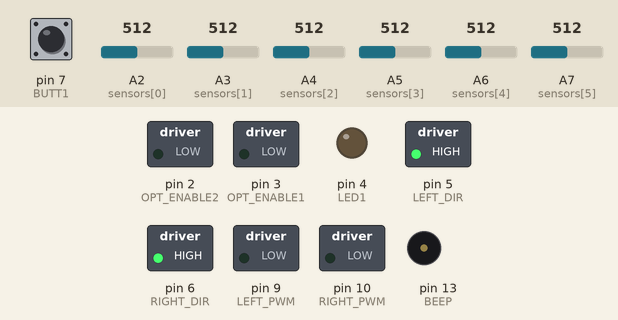
Recording of a sketch running on a simulated Arduino Nano, built with avr-gcc and run on an emulated ATmega328P. Parts: switched loads named in the sketch (green lamp = pin HIGH), output pins drawn as LEDs (lit = HIGH), buzzer (waves = sounding). The inputs (shaded band) are chosen by the test bench; at power-on: pin 7 (BUTT1) HIGH, A2 (sensors[0]) = 512, A3 (sensors[1]) = 512, A4 (sensors[2]) = 512, A5 (sensors[3]) = 512, A6 (sensors[4]) = 512, A7 (sensors[5]) = 512.

Above: at 0.8 s.
0.9 s: pin 7 (BUTT1) pulled LOW for 0.15 s
At 1.6 s:
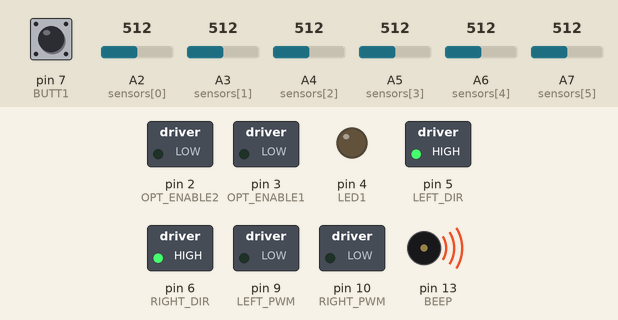
Timing chart, 0 to 4.7 s (numbered marks = the images above; inputs shaded):
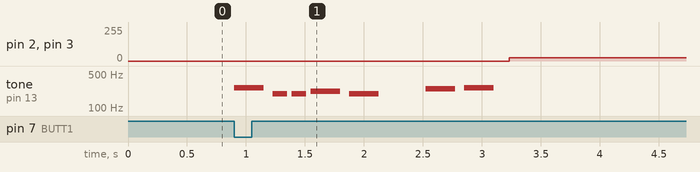

Measured:
- after the input at 0.9 s, pin 2 (OPT_ENABLE2), pin 3 (OPT_ENABLE1): 0/255 → 25/255 after 2.3 s; tone on pin 13 (BEEP): plays 262 Hz for 0.25 s, 196 Hz for 0.13 s, 196 Hz for 0.13 s, 220 Hz for 0.25 s, 196 Hz for 0.25 s, 247 Hz for 0.25 s … (7 notes in this stretch), starting at once

The sketch:

DogBot.ino
```cpp
/*
  Author : Simeon Simeonov
  Name : DogBot  Arduino project
  Two PID regulators fpr each wheel
  Ver: 1.0.0
*/
#include <Arduino.h>
#include <PWM.h>


#include "pitches.h"
#include <stdio.h> // for function sprintf

//--------------------- PIN definitions -----------
/*
  #define RIGHT_SIDE  A2
  #define RIGHT_FRONT A3
  #define DOHIO_LEFT  A4
  #define DOHIO_RIGHT A5
  #define LEFT_FRONT  A6
  #define LEFT_SIDE   A7
*/
//---------  Array index -------
#define RIGHT_SIDE  0
#define RIGHT_FRONT 1
#define DOHIO_LEFT  2
#define DOHIO_RIGHT 3
#define LEFT_FRONT  4
#define LEFT_SIDE   5

//----------  Motors --------
#define LEFT_PWM    9
#define RIGHT_PWM   10
#define LEFT_DIR    5
#define RIGHT_DIR   6


//--------------- LEDS -----------
#define LED1      4      // LED1

//-------------- SENSORS ---------
#define OPT_ENABLE1   3
#define OPT_ENABLE2   2

//-------------- Beep ----------
#define BEEP        13

//--------------  Buttons -----------
#define BUTT1     7
#define BUTT2     11

//-------------- Ultrasonic --------
#define TRIG      12
#define ECHO      A0

//----------------- IR --------------
#define IR_PIN    8

//-------------------------- Sensors and position -------------------------
#define SENSORS_NR  6
const unsigned int sensors[SENSORS_NR] = { A2, A3, A4, A5, A6, A7 }; //left-right

//--------------- Калибрираща константа ------------
#define CALLIBRATE  32000


//---------------- Състояние ---------
#define FORWARD    1
#define LEFT       2
#define RIGHT      3
#define BACK       4


///////////////////////////////////////////////////////////////////////////
//----------------------------------- PID ---------------------------------
///////////////////////////////////////////////////////////////////////////
#define PWM_FREQ      50000


//------------------   -------------
#define FRONT_DISTANCE       150     //200mm
#define SIDE_DISTANCE         100     //мм  - Разстояние за обръщане в старани

#define KP             4
#define KD             10
#define Ki           0.03
#define SPEED           110
#define ACQUIRE_SPEED  30


#define ATTACK_SPEED        200
#define COMBAT_SPEED        255
#define TURN_SPEED          220
#define BACK_SPEED          190
#define BREAK_SPEED         250


/////////////////////////////////////////////////////////////////////////
//------- Global Variables -----
int dir;
signed int error;
signed int lastError;
signed int prevError;
signed int left_pwm;
signed int right_pwm;
signed int motorSpeed;
signed int control_value;
signed int speed;


unsigned int frontL_distance;
unsigned int frontR_distance;
unsigned int left_distance;
unsigned int right_distance;

signed int left_error;
signed int right_error;
signed int lastLeft_error;
signed int lastRight_error;
signed long leftIntegral = 0;
signed long rightIntegral = 0;

//=================  CALIBRATE ==========================
unsigned int sensor_values[SENSORS_NR];
unsigned int sensor_min[SENSORS_NR];

//--------- Common ------------
char tmp_str[64];

//--------------------------------
int melody[] = { NOTE_C4, NOTE_G3, NOTE_G3, NOTE_A3, NOTE_G3, 0, NOTE_B3, NOTE_C4 };
// note durations: 4 = quarter note, 8 = eighth note, etc.:
int noteDurations[] = { 4, 8, 8, 4, 4, 4, 4, 4 };


//////////////////////////////////////////////////////////////////////////////
//
//                          SETUP
//////////////////////////////////////////////////////////////////////////////

//     Първоначална инициализация на всички входове, изходи и променливи
//
void setup() {

  // initialize serial communication at 9600 bits per second:
  Serial.begin(9600);

  //---- Инициализация на пиновете за управление на моторите
  pinMode(LEFT_PWM, OUTPUT);
  pinMode(RIGHT_PWM, OUTPUT);
  pinMode(LEFT_DIR, OUTPUT);
  pinMode(RIGHT_DIR, OUTPUT);

  //---- PWM инициализация за управление на моторите
  InitTimersSafe();
  if ( SetPinFrequencySafe(LEFT_PWM, PWM_FREQ))
  {
    pinMode(LEFT_PWM, OUTPUT);
  }
  if (SetPinFrequencySafe(RIGHT_PWM, PWM_FREQ))
  {
    pinMode(RIGHT_PWM, OUTPUT);
  }

  // Управление на оптроните
  pinMode( OPT_ENABLE1 , OUTPUT);
  pinMode( OPT_ENABLE2 , OUTPUT);
  digitalWrite( OPT_ENABLE1 , LOW);
  digitalWrite( OPT_ENABLE2 , LOW);

  // --- Изходи  ---
  pinMode(LED1, OUTPUT);
  pinMode(BEEP, OUTPUT);

  // --- Входове ---
  pinMode(BUTT1, INPUT_PULLUP);
  pinMode(IR_PIN, INPUT_PULLUP);


  tone(BEEP, 2400, 400);
  noTone(BEEP);

  analogWrite(LEFT_PWM, 0);
  analogWrite(RIGHT_PWM, 0);

  left_motor_speed(0);
  right_motor_speed(0);

  // Изчакване натискането на бутон
  while (digitalRead (BUTT1) == HIGH);
  dir = FORWARD;
  lastError = 0;
  prevError = 0;

  // ---  Изпълняване на мелодията ---
  for (int thisNote = 0; thisNote < 8; thisNote++) {
    // to calculate the note duration, take one second
    // divided by the note type. //e.g. quarter note = 1000 / 4, eighth note = 1000/8, etc.
    int noteDuration = 1000 / noteDurations[thisNote];
    tone(BEEP, melody[thisNote], noteDuration);
    // to distinguish the notes, set a minimum time between them.
    // the note's duration + 30% seems to work well:
    int pauseBetweenNotes = noteDuration * 1.30;
    delay(pauseBetweenNotes);
    // stop the tone playing:
    noTone(BEEP);
  }

}


//============================================================================
//
// the loop routine runs over and over again forever:
//
//============================================================================
void loop() {
  int adc_value;
  long quadr;
  int  derivate;

  //---- Прочитане на текущата позиция и пресмятане на грешката ----
  read_position();
  frontL_distance = CALLIBRATE / sensor_values[LEFT_FRONT];
  frontR_distance = CALLIBRATE / sensor_values[RIGHT_FRONT];
  left_distance = CALLIBRATE / sensor_values[LEFT_SIDE];
  right_distance = CALLIBRATE / sensor_values[RIGHT_SIDE];
  /*
      Left and right dohio sensors are analog values.
      Lower than 100 is the white border. Higher - dohio black disk.
      sensor_values[DOHIO_LEFT], sensor_values[DOHIO_RIGHT]
  */

  //error = lAngle - turn;

  //--------------------- Left PID ----------------
  if (  frontL_distance <90)
       frontL_distance = 0;
  left_error =  frontL_distance - FRONT_DISTANCE;

  if ( frontL_distance > 250 ) {
    left_error = 0;
    leftIntegral = 0;
  }

  control_value = KP * left_error + KD * (left_error - lastLeft_error) + Ki * leftIntegral;
  lastLeft_error = left_error;
  leftIntegral += left_error;
  if (leftIntegral > 800)
    leftIntegral = 800;
  if (leftIntegral < -800)
    leftIntegral = -800;

  if (control_value > 200)
    control_value = 200;
  if (control_value < -200)
    control_value = -200;

  left_pwm =  control_value;

  //--------------------- Right PID ---------------------
  if (frontR_distance  <90)
      frontR_distance  = 0;
  right_error = frontR_distance - FRONT_DISTANCE;

  if ( frontR_distance  > 250 ) {
      right_error = 0;
      rightIntegral = 0;
  }


  control_value = KP * right_error + KD * (right_error - lastRight_error) + Ki * rightIntegral;
  lastRight_error = right_error;
  rightIntegral += right_error;
  if (rightIntegral > 800)
    rightIntegral = 800;
  if (rightIntegral < -800)
    rightIntegral = -800;

  if (control_value > 200)
    control_value = 200;
  if (control_value < -200)
    control_value = -200;

  right_pwm = control_value;


  //---------------------------------
  if (left_distance <= SIDE_DISTANCE) {   // Враг от ляво
    left_motor_speed(-TURN_SPEED );    // - трябрва да тръгне на обратно - Завой на място
    right_motor_speed(TURN_SPEED);
    delay(150);
  }
  else if (right_distance <= SIDE_DISTANCE) {  // Враг от дясно
    left_motor_speed(TURN_SPEED);
    right_motor_speed(-TURN_SPEED );  // трябрва да тръгне на обратно - Завой на място
    delay(150);
  }


  left_motor_speed(left_pwm);
  right_motor_speed(right_pwm);

  delay(5);

}


//=======================================================================================

/* -----------------------------------------------------------------------------------
    Two way PWM speed control. If speed is >0 then motor runs forward.
    Else if speed is < 0 then motor runs backward
  ------------------------------------------------------------------------------------ */
void left_motor_speed(signed int motor_speed) {
  if (motor_speed == 0)
    motor_speed = 1;

  if (motor_speed > 0) {
    digitalWrite(LEFT_DIR, HIGH);
  }
  else {
    digitalWrite(LEFT_DIR, LOW);
  }
  motor_speed = abs(motor_speed);
  if (motor_speed > 255)
    motor_speed = 255;

  pwmWrite(LEFT_PWM, motor_speed);
}

//---------------------------------------
void right_motor_speed(signed int motor_speed) {
  if (motor_speed == 0)
    motor_speed = 1;

  if (motor_speed > 0) {
    digitalWrite(RIGHT_DIR, HIGH);
  }
  else {
    digitalWrite(RIGHT_DIR, LOW);
  }
  motor_speed = abs(motor_speed);
  if (motor_speed > 255)
    motor_speed = 255;

  pwmWrite(RIGHT_PWM, motor_speed);
}


//===================== Read sensors  and scale ==================
void read_position(void) {
  unsigned char sens;
  unsigned int tmp_value;

  for (sens = 0; sens < SENSORS_NR; sens++) {
    sensor_min[sens]  = analogRead(sensors[sens]) / 2;
  }

  //-------------- Read Left sensors ------------
  digitalWrite( OPT_ENABLE1 , HIGH);
  delayMicroseconds(320);    // Wait for lighting
  for (sens = 0; sens < SENSORS_NR / 2; sens++) {
    sensor_values[sens]  = analogRead(sensors[sens]) / 2 -  sensor_min[sens];
  }
  digitalWrite( OPT_ENABLE1, LOW);

  //-------------- Read Right sensors ------------
  digitalWrite( OPT_ENABLE2 , HIGH);
  delayMicroseconds(320);    // Wait for lighting
  for (sens = SENSORS_NR / 2; sens < SENSORS_NR; sens++) {
    sensor_values[sens]  = analogRead(sensors[sens]) / 2 -  sensor_min[sens];
  }
  digitalWrite( OPT_ENABLE2, LOW);


}
```

pitches.h
```cpp
/*************************************************
 * Public Constants
 *************************************************/

#define NOTE_B0  31
#define NOTE_C1  33
#define NOTE_CS1 35
#define NOTE_D1  37
#define NOTE_DS1 39
#define NOTE_E1  41
#define NOTE_F1  44
#define NOTE_FS1 46
#define NOTE_G1  49
#define NOTE_GS1 52
#define NOTE_A1  55
#define NOTE_AS1 58
#define NOTE_B1  62
#define NOTE_C2  65
#define NOTE_CS2 69
#define NOTE_D2  73
#define NOTE_DS2 78
#define NOTE_E2  82
#define NOTE_F2  87
#define NOTE_FS2 93
#define NOTE_G2  98
#define NOTE_GS2 104
#define NOTE_A2  110
#define NOTE_AS2 117
#define NOTE_B2  123
#define NOTE_C3  131
#define NOTE_CS3 139
#define NOTE_D3  147
#define NOTE_DS3 156
#define NOTE_E3  165
#define NOTE_F3  175
#define NOTE_FS3 185
#define NOTE_G3  196
#define NOTE_GS3 208
#define NOTE_A3  220
#define NOTE_AS3 233
#define NOTE_B3  247
#define NOTE_C4  262
#define NOTE_CS4 277
#define NOTE_D4  294
#define NOTE_DS4 311
#define NOTE_E4  330
#define NOTE_F4  349
#define NOTE_FS4 370
#define NOTE_G4  392
#define NOTE_GS4 415
#define NOTE_A4  440
#define NOTE_AS4 466
#define NOTE_B4  494
#define NOTE_C5  523
#define NOTE_CS5 554
#define NOTE_D5  587
#define NOTE_DS5 622
#define NOTE_E5  659
#define NOTE_F5  698
#define NOTE_FS5 740
#define NOTE_G5  784
#define NOTE_GS5 831
#define NOTE_A5  880
#define NOTE_AS5 932
#define NOTE_B5  988
#define NOTE_C6  1047
#define NOTE_CS6 1109
#define NOTE_D6  1175
#define NOTE_DS6 1245
#define NOTE_E6  1319
#define NOTE_F6  1397
#define NOTE_FS6 1480
#define NOTE_G6  1568
#define NOTE_GS6 1661
#define NOTE_A6  1760
#define NOTE_AS6 1865
#define NOTE_B6  1976
#define NOTE_C7  2093
#define NOTE_CS7 2217
#define NOTE_D7  2349
#define NOTE_DS7 2489
#define NOTE_E7  2637
#define NOTE_F7  2794
#define NOTE_FS7 2960
#define NOTE_G7  3136
#define NOTE_GS7 3322
#define NOTE_A7  3520
#define NOTE_AS7 3729
#define NOTE_B7  3951
#define NOTE_C8  4186
#define NOTE_CS8 4435
#define NOTE_D8  4699
#define NOTE_DS8 4978
```
